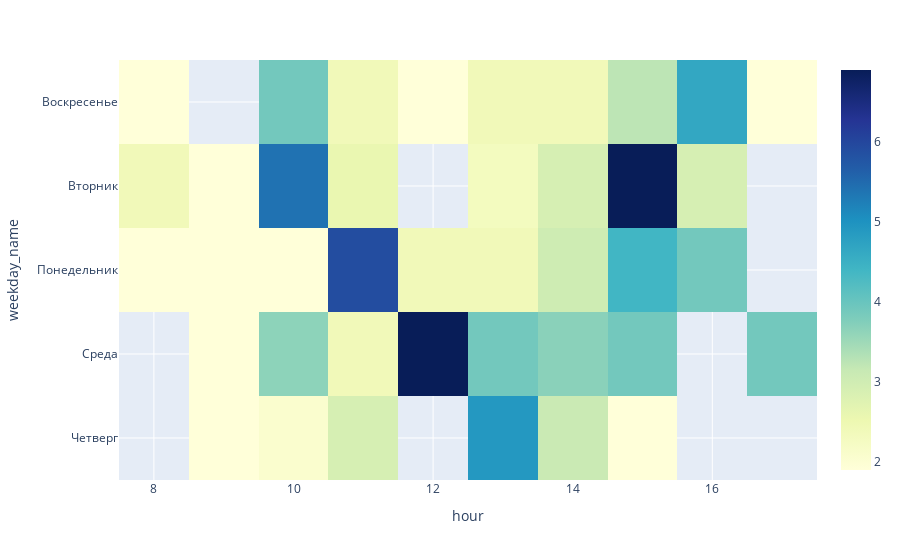

The notebook cell saved with this chart:
### Code cell
heatmap_data = (
    df.groupby(["weekday_name", "hour"])["duration"]
      .mean()
      .reset_index()
)
pivot = heatmap_data.pivot(index="weekday_name", columns="hour", values="duration")
fig = px.imshow(pivot, aspect="auto",
    color_continuous_scale="YlGnBu")
fig.show()

### Figure 1 — Plotly figure (JSON) as saved in the notebook; plotly's stock layout.template omitted (floating-point values rounded to 4 significant figures)
{"data": [{"coloraxis": "coloraxis", "hovertemplate": "hour: %{x}<br>weekday_name: %{y}<br>color: %{z}<extra></extra>", "name": "0", "type": "heatmap", "x": [8, 9, 10, 11, 12, 13, 14, 15, 16, 17], "xaxis": "x", "y": ["Воскресенье", "Вторник", "Понедельник", "Среда", "Четверг"], "yaxis": "y", "z": [[1.9, null, 3.9, 2.4, 1.9, 2.4, 2.4, 3.233, 4.65, 1.9], [2.4, 1.9, 5.4, 2.567, null, 2.3, 2.9, 6.9, 2.9, null], [1.9, 1.9, 1.9, 5.9, 2.4, 2.4, 3.043, 4.4, 3.9, null], [null, 1.9, 3.65, 2.4, 6.9, 3.9, 3.678, 3.9, null, 3.9], [null, 1.9, 2.067, 2.9, null, 4.9, 3.1, 1.9, null, null]]}], "layout": {"coloraxis": {"colorscale": [[0, "rgb(255,255,217)"], [0.125, "rgb(237,248,177)"], [0.25, "rgb(199,233,180)"], [0.375, "rgb(127,205,187)"], [0.5, "rgb(65,182,196)"], [0.625, "rgb(29,145,192)"], [0.75, "rgb(34,94,168)"], [0.875, "rgb(37,52,148)"], [1, "rgb(8,29,88)"]]}, "margin": {"t": 60}, "xaxis": {"anchor": "y", "domain": [0, 1], "title": {"text": "hour"}}, "yaxis": {"anchor": "x", "autorange": "reversed", "domain": [0, 1], "title": {"text": "weekday_name"}}}}
